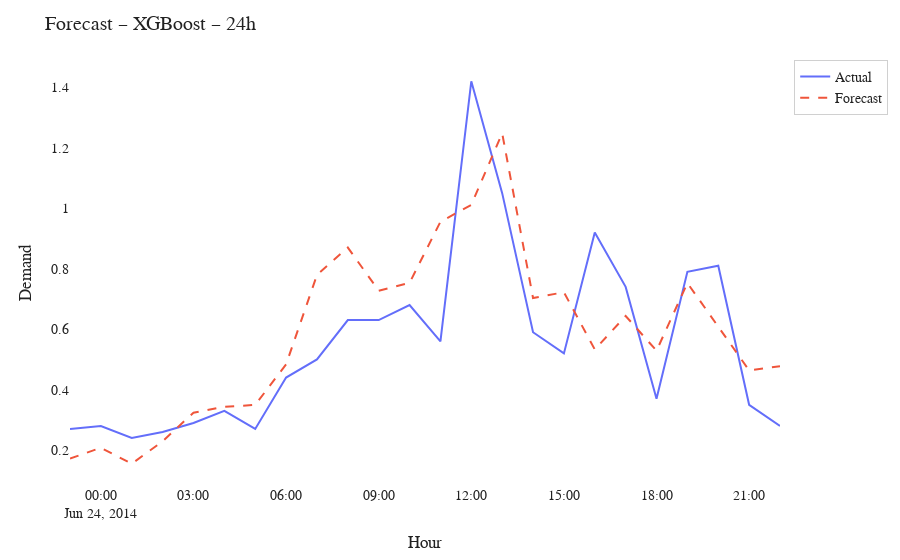
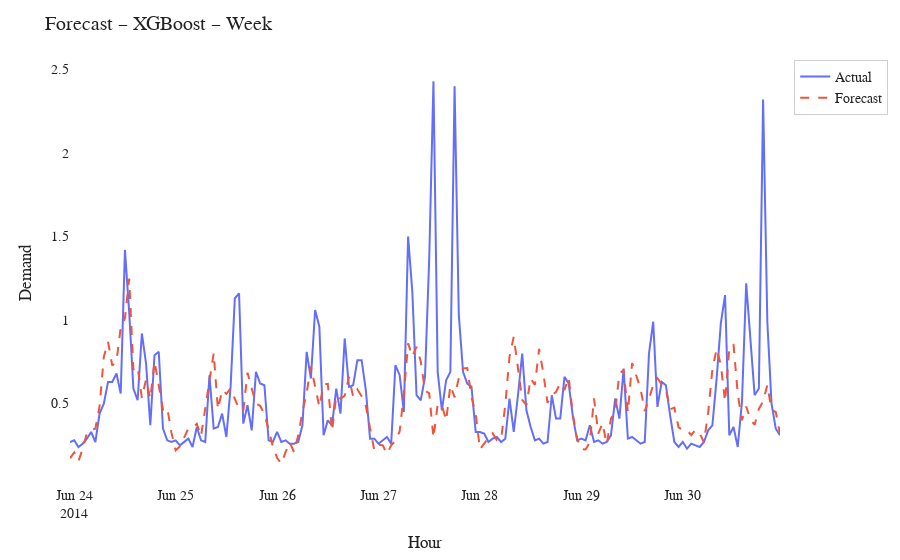

The code cell stored with these charts, in order, in its notebook:
### Code cell
fig_day = plot_forecast(test_day["timestamp"], y_test_day, y_pred_day, "XGBoost – 24h", "ex8_fig1_xgb_forecast_day.svg")
fig_week = plot_forecast(test["timestamp"], y_test, y_pred_week, "XGBoost – Week", "ex8_fig2_xgb_forecast_week.svg")
fig_day.show()
fig_week.show()

### Figure 1 — Plotly figure (JSON) as saved in the notebook; plotly's stock layout.template omitted (floating-point values rounded to 4 significant figures)
{"data": [{"mode": "lines", "name": "Actual", "x": ["2014-06-23T23:00:00", "2014-06-24T00:00:00", "2014-06-24T01:00:00", "2014-06-24T02:00:00", "2014-06-24T03:00:00", "2014-06-24T04:00:00", "2014-06-24T05:00:00", "2014-06-24T06:00:00", "2014-06-24T07:00:00", "2014-06-24T08:00:00", "2014-06-24T09:00:00", "2014-06-24T10:00:00", "2014-06-24T11:00:00", "2014-06-24T12:00:00", "2014-06-24T13:00:00", "2014-06-24T14:00:00", "2014-06-24T15:00:00", "2014-06-24T16:00:00", "2014-06-24T17:00:00", "2014-06-24T18:00:00", "2014-06-24T19:00:00", "2014-06-24T20:00:00", "2014-06-24T21:00:00", "2014-06-24T22:00:00"], "y": [0.27, 0.28, 0.24, 0.26, 0.29, 0.33, 0.27, 0.44, 0.5, 0.63, 0.63, 0.68, 0.56, 1.42, 1.05, 0.59, 0.52, 0.92, 0.74, 0.37, 0.79, 0.81, 0.35, 0.28], "type": "scatter"}, {"line": {"dash": "dash"}, "mode": "lines", "name": "Forecast", "x": ["2014-06-23T23:00:00", "2014-06-24T00:00:00", "2014-06-24T01:00:00", "2014-06-24T02:00:00", "2014-06-24T03:00:00", "2014-06-24T04:00:00", "2014-06-24T05:00:00", "2014-06-24T06:00:00", "2014-06-24T07:00:00", "2014-06-24T08:00:00", "2014-06-24T09:00:00", "2014-06-24T10:00:00", "2014-06-24T11:00:00", "2014-06-24T12:00:00", "2014-06-24T13:00:00", "2014-06-24T14:00:00", "2014-06-24T15:00:00", "2014-06-24T16:00:00", "2014-06-24T17:00:00", "2014-06-24T18:00:00", "2014-06-24T19:00:00", "2014-06-24T20:00:00", "2014-06-24T21:00:00", "2014-06-24T22:00:00"], "y": [0.1721, 0.2079, 0.155, 0.2294, 0.3238, 0.3433, 0.3497, 0.4838, 0.7795, 0.87, 0.7274, 0.7533, 0.9553, 1.011, 1.248, 0.7029, 0.7224, 0.5329, 0.6437, 0.5288, 0.7527, 0.6076, 0.4639, 0.4773], "type": "scatter"}], "layout": {"font": {"family": "CMU Serif, 'Times New Roman', serif", "size": 14, "color": "#222"}, "legend": {"bgcolor": "rgba(255,255,255,0.85)", "bordercolor": "#d0d0d0", "borderwidth": 1}, "margin": {"t": 60, "r": 30, "b": 50, "l": 70}, "title": {"text": "Forecast – XGBoost – 24h"}, "xaxis": {"title": {"text": "Hour"}}, "yaxis": {"title": {"text": "Demand"}}, "paper_bgcolor": "#ffffff", "plot_bgcolor": "#ffffff"}}

### Figure 2 — Plotly figure (JSON) as saved in the notebook; plotly's stock layout.template omitted (floating-point values rounded to 4 significant figures; data arrays with more than 128 entries replaced by an {"elided": "..."} marker saying what was removed)
{"data": [{"mode": "lines", "name": "Actual", "x": {"elided": "169 str values"}, "y": {"elided": "169 float values"}, "type": "scatter"}, {"line": {"dash": "dash"}, "mode": "lines", "name": "Forecast", "x": {"elided": "169 str values"}, "y": {"elided": "169 float values"}, "type": "scatter"}], "layout": {"font": {"family": "CMU Serif, 'Times New Roman', serif", "size": 14, "color": "#222"}, "legend": {"bgcolor": "rgba(255,255,255,0.85)", "bordercolor": "#d0d0d0", "borderwidth": 1}, "margin": {"t": 60, "r": 30, "b": 50, "l": 70}, "title": {"text": "Forecast – XGBoost – Week"}, "xaxis": {"title": {"text": "Hour"}}, "yaxis": {"title": {"text": "Demand"}}, "paper_bgcolor": "#ffffff", "plot_bgcolor": "#ffffff"}}
